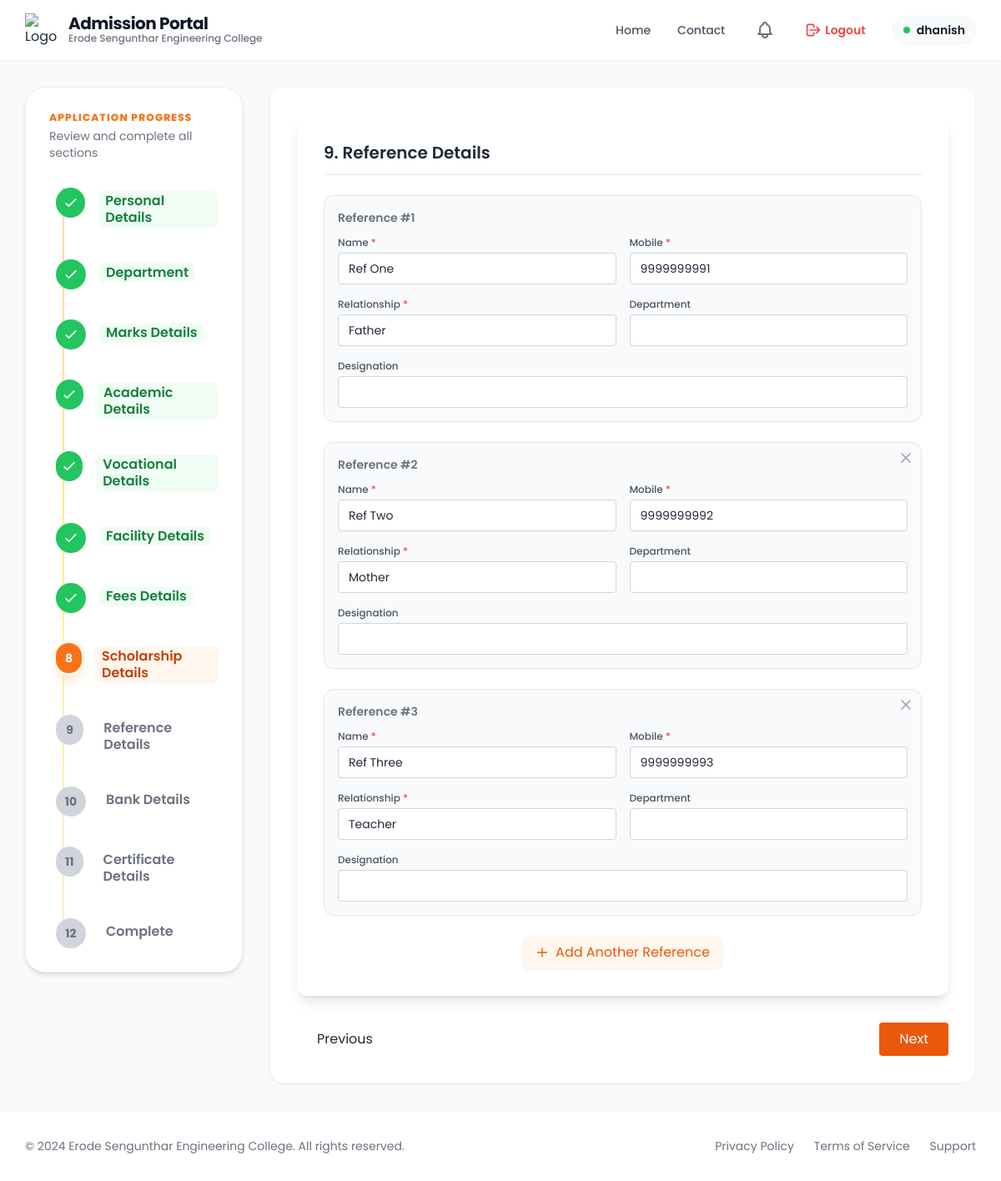
The app's page /reference_details/1002/ (signed in) with its own data.
### app/models.py (models this page shows, shortened)
class Reference(models.Model):
    admission = models.ForeignKey(Admission, on_delete=models.CASCADE, related_name='references')
    name = models.CharField(max_length=255)
    mobile = models.CharField(max_length=15)
    relationship = models.CharField(max_length=100)
    department = models.CharField(max_length=255, blank=True, null=True)
    designation = models.CharField(max_length=255, blank=True, null=True)

### app/application_forms/reference_details.py (the view, shortened to what this page needs)
# urls.py: path('reference_details/<int:pk>/', reference_details.reference_details, name='reference_details'),
@login_required
def reference_details(request, pk):
    try:
        admission = get_object_or_404(Admission, pk=pk)
        return render(request, 'details_form/reference_details.html', {'admission': admission, "steps": get_steps(), "current_step": 8})
    except Exception as e:
        logger.error(f"Error in reference_details view: {str(e)}")
        messages.error(request, 'An error occurred while processing your request.')
        return redirect('personal_details')

### app/utils.py (called while the page is built)
def get_steps():
    return [
        {"number": 1, "label": "Personal Details"},
        {"number": 2, "label": "Department"},
        {"number": 3, "label": "Marks Details"},
        {"number": 4, "label": "Academic Details"},
        {"number": 5, "label": "Vocational Details"},
        {"number": 6, "label": "Facility Details"},
        {"number": 7, "label": "Fees Details"},
        {"number": 8, "label": "Scholarship Details"},
        {"number": 9, "label": "Reference Details"},
        {"number": 10, "label": "Bank Details"},
        {"number": 11, "label": "Certificate Details"},
        {"number": 12, "label": "Complete"},
    ]

### templates/details_form/reference_details.html (shortened to what this page needs)
{% extends 'details_form/Created_base.html' %}
{% block content %}
{% include "details_form/tracker.html" %}
<div class="col-span-1 lg:col-span-9">
  <div class="bg-white rounded-2xl shadow-sm border border-gray-100 p-6 md:p-8">
    <form method="post" enctype="multipart/form-data" action="{% url 'reference_details' admission.pk %}"
      id="referenceForm">
      <div class="max-w-5xl mx-auto bg-white shadow-lg rounded-xl p-8">
        <h2 class="text-xl font-semibold mb-6 border-b pb-3">
          9. Reference Details
        </h2>
        <div id="referencesContainer" class="space-y-6 mb-6">
          {% if admission.references.exists %}
          {% for ref in admission.references.all %}
          <div class="reference-row bg-gray-50 p-4 rounded-xl relative border border-gray-200">
            {% if not forloop.first %}
            <button type="button" onclick="removeReference(this)"
              class="absolute top-2 right-2 text-gray-400 hover:text-red-500 transition-colors">
              <svg class="w-5 h-5" fill="none" stroke="currentColor" viewBox="0 0 24 24">
                <path stroke-linecap="round" stroke-linejoin="round" stroke-width="2" d="M6 18L18 6M6 6l12 12"></path>
              </svg>
            </button>
            {% endif %}
            <h3 class="text-sm font-semibold text-gray-500 mb-3">Reference #{{ forloop.counter }}</h3>
            <div class="grid grid-cols-1 md:grid-cols-2 gap-4">
              <div>
                <label class="block text-xs font-medium mb-1 text-gray-600">Name <span
                    class="text-red-500">*</span></label>
                <input type="text" name="reference_name[]" value="{{ ref.name }}" required
                  class="w-full text-sm border border-gray-300 rounded px-3 py-2 focus:ring-2 focus:ring-orange-500 outline-none">
              </div>
              <div>
                <label class="block text-xs font-medium mb-1 text-gray-600">Mobile <span
                    class="text-red-500">*</span></label>
                <input type="tel" name="reference_mobile[]" value="{{ ref.mobile }}" required pattern="[0-9]{10}"
                  class="w-full text-sm border border-gray-300 rounded px-3 py-2 focus:ring-2 focus:ring-orange-500 outline-none">
              </div>
              <div>
                <label class="block text-xs font-medium mb-1 text-gray-600">Relationship <span
                    class="text-red-500">*</span></label>
                <input type="text" name="relationship[]" value="{{ ref.relationship }}" required
                  class="w-full text-sm border border-gray-300 rounded px-3 py-2 focus:ring-2 focus:ring-orange-500 outline-none">
              </div>
              <div>
                <label class="block text-xs font-medium mb-1 text-gray-600">Department</label>
                <input type="text" name="reference_department[]" value="{{ ref.department|default:'' }}"
                  class="w-full text-sm border border-gray-300 rounded px-3 py-2 focus:ring-2 focus:ring-orange-500 outline-none">
              </div>
              <div class="md:col-span-2">
                <label class="block text-xs font-medium mb-1 text-gray-600">Designation</label>
                <input type="text" name="reference_designation[]" value="{{ ref.designation|default:'' }}"
                  class="w-full text-sm border border-gray-300 rounded px-3 py-2 focus:ring-2 focus:ring-orange-500 outline-none">
              </div>
            </div>
          </div>
          {% endfor %}
          {% endif %}
        </div>
        <div class="text-center">
          <button type="button" onclick="addReference()"
            class="inline-flex items-center gap-2 px-4 py-2 bg-orange-50 text-orange-600 rounded-lg hover:bg-orange-100 transition shadow-sm border border-orange-200">
            <svg class="w-4 h-4" fill="none" stroke="currentColor" viewBox="0 0 24 24">
              <path stroke-linecap="round" stroke-linejoin="round" stroke-width="2" d="M12 4v16m8-8H4"></path>
            </svg>
            Add Another Reference
          </button>
        </div>
      </div>
      <div class="flex justify-between mt-8">
        <button type="button" onclick="window.location.href='{% url 'fee_details' admission.pk %}'"
          class="px-6 py-2 border rounded hover:bg-gray-100">
          Previous
        </button>
        <button type="submit" class="bg-orange-600 text-white px-6 py-2 rounded hover:bg-orange-700">
          Next
        </button>
      </div>
  </div>
</div>
</div>
{% endblock %}

### templates/details_form/Created_base.html (shortened to what this page needs)
{% load static %}
<!DOCTYPE html>
<html lang="en">
<head>
    <script src="https://cdn.tailwindcss.com"></script>
</head>
<body class="bg-gray-50 min-h-screen flex flex-col font-sans text-gray-800">
    <header class="bg-white shadow-sm sticky top-0 z-50">
        <div class="w-[95%] mx-auto py-4 flex justify-between items-center">
            <div class="flex items-center gap-3">
                <img src="https://portal.esec.ac.in/uploads/banner/logo.png" alt="Logo"
                    class="h-10 w-10 object-contain">
                <div>
                    <h1 class="text-xl font-bold text-gray-900 tracking-tight leading-none">Admission Portal</h1>
                    <p class="text-xs text-gray-500 font-medium">Erode Sengunthar Engineering College</p>
                </div>
            </div>
            <nav class="hidden md:flex gap-8 text-sm font-medium text-gray-600 items-center">
                <a href="{% url 'home' %}" class="hover:text-primary transition-colors">Home</a>
                <a href="#" class="hover:text-primary transition-colors">Contact</a>
                <a href="{% url 'followup_list' %}" class="text-gray-500 hover:text-primary transition-colors p-1"
                    title="Notifications">
                </a>
                {% if user.is_authenticated %}
                <a href="{% url 'logout_user' %}"
                    class="text-red-500 hover:text-red-600 transition-colors flex items-center gap-1 font-semibold"
                    title="Logout">
                    <svg xmlns="http://www.w3.org/2000/svg" class="h-5 w-5" fill="none" viewBox="0 0 24 24"
                        stroke="currentColor">
                        <path stroke-linecap="round" stroke-linejoin="round" stroke-width="2"
                            d="M17 16l4-4m0 0l-4-4m4 4H7m6 4v1a3 3 0 01-3 3H6a3 3 0 01-3-3V7a3 3 0 013-3h4a3 3 0 013 3v1" />
                    </svg>
                    Logout
                </a>
                {% endif %}
                <div
                    class="flex items-center gap-2 text-gray-900 bg-gray-50 px-3 py-1.5 rounded-full border border-gray-100">
                    <div class="w-2 h-2 rounded-full bg-green-500"></div>
                    <span class="font-semibold">{{ user.username|default:"Guest" }}</span>
                </div>
            </nav>
        </div>
    </header>
    <main class="flex-grow w-[95%] mx-auto py-8">
        <div class="grid grid-cols-1 lg:grid-cols-12 gap-8">
            {% block content %}
            {% endblock %}
    </main>
    <footer class="bg-white border-t border-gray-100 mt-auto">
        <div class="w-[95%] mx-auto py-8">
            <div class="flex flex-col md:flex-row justify-between items-center gap-4">
                <p class="text-sm text-gray-500">© 2024 Erode Sengunthar Engineering College. All rights reserved.</p>
                <div class="flex gap-6 text-sm text-gray-500">
                    <a href="#" class="hover:text-primary">Privacy Policy</a>
                    <a href="#" class="hover:text-primary">Terms of Service</a>
                    <a href="#" class="hover:text-primary">Support</a>
                </div>
            </div>
        </div>
    </footer>
</body>
</html>

### templates/details_form/Created_base.html (style rules this page uses)
button { background-color: #f59e0b; color: #ffffff; padding: 0.5rem 1.5rem; border-radius: 9999px; border: none; cursor: pointer; transition: background-color 0.2s ease-in-out; }

### records on screen
Reference: name "Ref One", mobile "9999999991", relationship "Father"
Reference: name "Ref Two", mobile "9999999992", relationship "Mother"
Reference: name "Ref Three", mobile "9999999993", relationship "Teacher"

### other values on screen
{{ user.username|default:"Guest" }} "dhanish"
{{ step.label }} "Personal Details" "Department" "Marks Details" "Academic Details" "Vocational Details" "Facility Details" "Fees Details" "Scholarship Details" "Reference Details" "Bank Details" "Certificate Details" "Complete"
{{ step.number }} "8" "9" "10" "11" "12"
